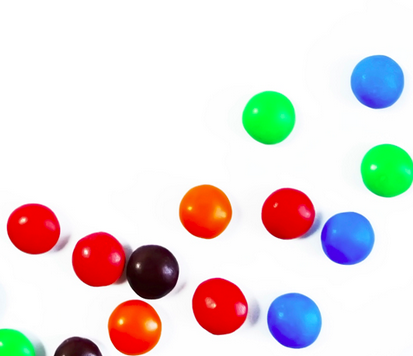
#> input picture data/smarties.png, 413 x 356 px
$ python t25_detect_simple_geometric_shapes.py
#> lines starting #> are read from the running program, lines starting #| are printed output that depends on the picture; after the words box and inside, x2 and y2 are one past the last pixel; in counts of white or black regions, pixels touching at a corner belong together
import cv2

img = cv2.imread("../data/smarties.png")
#> img is the input picture: shape (356, 413, 3); mean B, G, R 219.1, 220.4, 228.9
gray_img = cv2.cvtColor(img, cv2.COLOR_BGR2GRAY)
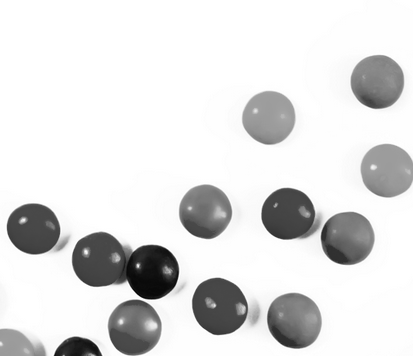
#> gray_img: shape (356, 413); min 4, max 255, mean 222.8
_, th_img = cv2.threshold(gray_img, 240, 255, cv2.THRESH_BINARY)
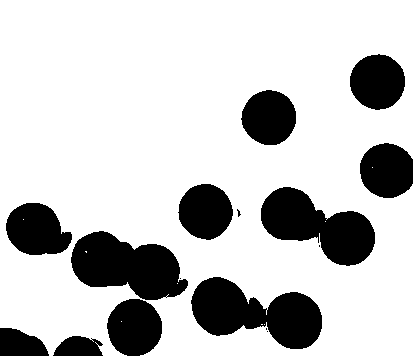
#> th_img: shape (356, 413); 78.2% white; 16 black regions (5 under 20 px)

contours, _ = cv2.findContours(th_img, cv2.RETR_TREE, cv2.CHAIN_APPROX_NONE)
#> contours = 23 contours, 14 with area under 20; largest, box (x1, y1, x2, y2) and area: (0, 0, 413, 356) 139496, (190, 276, 323, 350) 5778, (70, 230, 189, 301) 5402, (260, 186, 376, 267) 5166, (5, 202, 73, 256) 2619
for contour in contours:
    approx = cv2.approxPolyDP(contour, 0.01 * cv2.arcLength(contour, True), True)
    cv2.drawContours(img, [approx], 0, (0, 255, 0), 5)
    x = approx.ravel()[0]
    y = approx.ravel()[1]
    if len(approx) == 3:
        cv2.putText(img, "It is triangle", (x, y), cv2.FONT_HERSHEY_COMPLEX, 0.5, (0, 0, 0))
    elif len(approx) == 4:
        x, y, w, h = cv2.boundingRect(contour)
        aspectRatio = float(w) / h
        if .95 < aspectRatio < 1.2:
            cv2.putText(img, "It is Square", (x, y), cv2.FONT_HERSHEY_COMPLEX, 0.5, (0, 0, 0))
        else:
            cv2.putText(img, "It is Rectangle", (x, y), cv2.FONT_HERSHEY_COMPLEX, 0.5, (0, 0, 0))

    else:
        cv2.putText(img, "It is circle", (x, y), cv2.FONT_HERSHEY_COMPLEX, 0.5, (0, 0, 0))
#> this loop made 23 passes
#> approx on passes 4, 5, 7, 8, 11, 15: [[90, 338], [91, 337], [92, 338], [91, 339]], [[266, 331], [267, 330], [268, 331], [267, 332]], [[165, 297], [166, 296], [167, 297], [166, 298]], [[179, 278], [180, 277], [181, 278], [180, 279]], [[261, 324], [262, 324]], [[85, 251], [86, 252], [86, 251]]
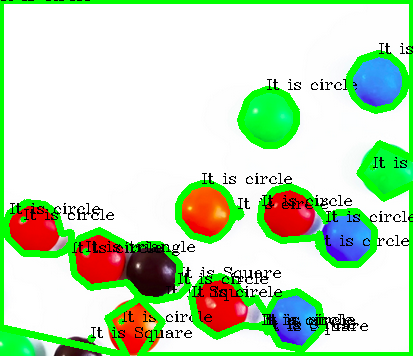
#> img: shape (356, 413, 3); 16.27% of pixels changed, all inside (x1, y1, x2, y2) = (0, 0, 413, 356)

cv2.imshow("img", img)
cv2.waitKey(0)
cv2.destroyAllWindows()
